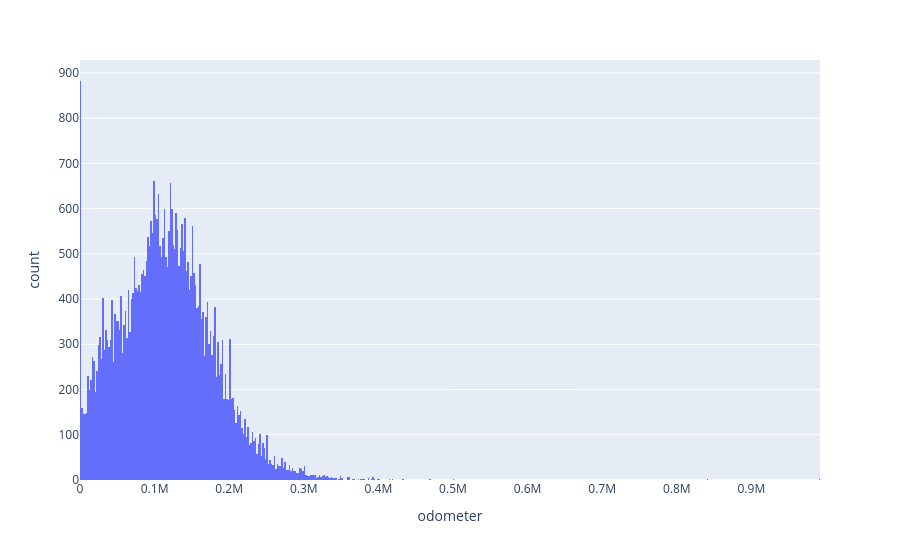

Write notebook code for a chart like this one.
### Code cell
fig = px.histogram(df, x='odometer')
fig.show()

### Figure 1 — Plotly figure (JSON) as saved in the notebook; plotly's stock layout.template omitted (floating-point values rounded to 4 significant figures; data arrays with more than 128 entries replaced by an {"elided": "..."} marker saying what was removed)
{"data": [{"bingroup": "x", "hovertemplate": "odometer=%{x}<br>count=%{y}<extra></extra>", "legendgroup": "", "marker": {"color": "#636efa", "pattern": {"shape": ""}}, "name": "", "orientation": "v", "showlegend": false, "type": "histogram", "x": {"elided": "51525 float values"}, "xaxis": "x", "yaxis": "y"}], "layout": {"barmode": "relative", "legend": {"tracegroupgap": 0}, "margin": {"t": 60}, "xaxis": {"anchor": "y", "domain": [0, 1], "title": {"text": "odometer"}}, "yaxis": {"anchor": "x", "domain": [0, 1], "title": {"text": "count"}}}}
